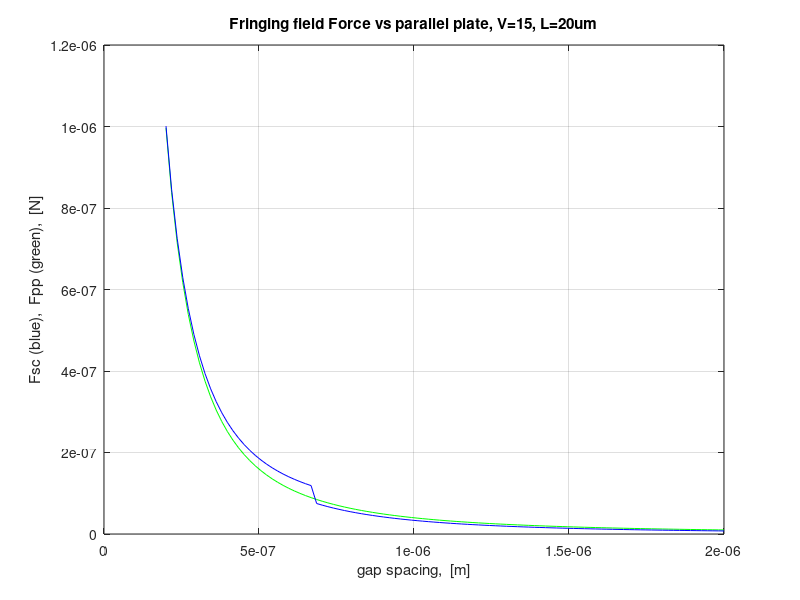
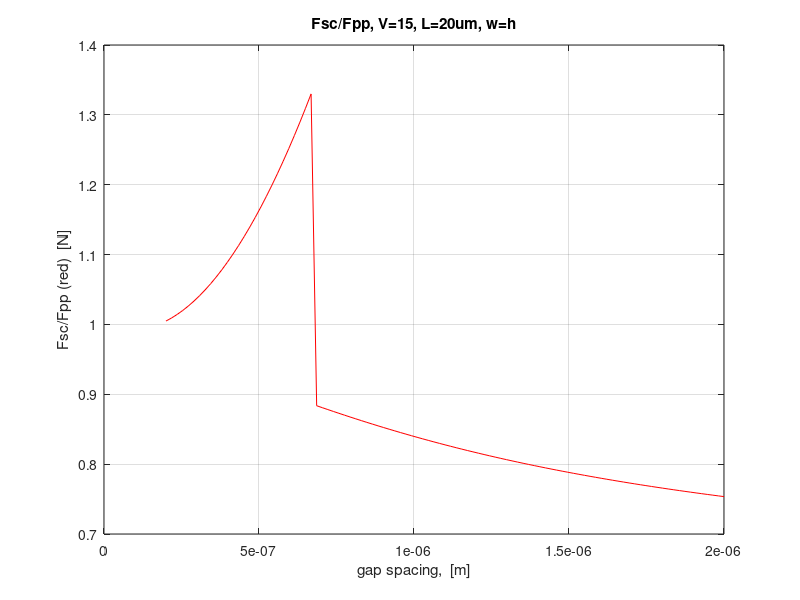

These figures' MATLAB source, in order:
function sc14
resolution=100;
xmax=1e-6;
dx=xmax/resolution;
i=0;


gmin=2e-6;
gmax=0.2e-6;
dg=(gmax-gmin)/resolution;

for g=gmin:dg:gmax
    
    i=i+1;
    %g=2e-6;

    Zx1=-1e-6;
    Zy=g;
    t=-0.5+eps;
    [t1,z1]=sc11(g,Zx1,Zy,t);

    Zx2=-eps;
    [t2,z2]=sc11(g,Zx2,Zy,t);
    
    e0=8.854e-12;
    h=20e-6;

    A=h*abs(Zx1-Zx2);
    Csc(i)=abs(e0*h/pi*log(t2/t1));
    Cpp(i)=A*e0/g;
    
    V=15;
    Fsc(i)=Csc(i)^2  * V^2 / (2*e0*A);
    Fpp(i)=Cpp(i)^2  * V^2 / (2*e0*A);
    Fpp(i)=1/2*A*e0* V^2 / g^2;

    x(i)=g;  
    
    Qsc(i)=Csc(i) * V;
    Qpp(i)=Cpp(i) * V;
end

figure(1);plot(x,2*Fpp,'g',x,2*Fsc,'b');title('Fringing field Force vs parallel plate, V=15, L=20um');ylabel('Fsc (blue),  Fpp (green),  [N]');xlabel('gap spacing,  [m]');grid on;
%figure(2);plot(x,-2*Fpp+2*Fsc,'r');title('fringing force minus parallel plate, V=15, L=20um, w=h');ylabel('Fsc-Fpp (red)  [N]');xlabel('gap spacing,  [m]');grid on;
figure(2);plot(x,Fsc./Fpp,'r');title('Fsc/Fpp, V=15, L=20um, w=h');ylabel('Fsc/Fpp (red)  [N]');xlabel('gap spacing,  [m]');grid on;
%figure(1);hold on;plot(rX,2*Fpp,'g',rX,2*Fsc,'b');

%figure(2);plot(X,Fpp,'g',X,Fsc,'b');title('Fringing field Force vs parallel plate');ylabel('Fsc (blue),  Fpp (green),  [N]');xlabel('length along plate,  [m]');grid on;
%figure(3);plot(X,Qpp,'g',X,Qsc,'b');title('Fringing field charge vs parallel plate');ylabel('Qsc (blue),  Qpp (green),  [C]');xlabel('length along plate,  [m]');grid on;

%figure(4);plot(0,0.011,'.w',1,t1,'o',2,t2,'o',3,t3,'o',4,t4,'o',5,-0.001,'.w');grid on;title('CPU times for total C, total F, total Q of fringing fields.');ylabel('time,  [seconds]');xlabel('Csc-blue, Fsc=green, Qsc=red, Cpp=cyan');
%figure(5);plot(0,0.011,'.w',1,t1,'o',2,t2,'o',3,t3,'o',4,t4,'o',6,-0.001,'.w',5,58,'o');grid on;title('CPU times for total C, total F, total Q of fringing fields.');ylabel('time,  [seconds]');xlabel('Csc-blue, Fsc=green, Qsc=red, Cpp=cyan, FEM=magenta');



%function sc11(gap,Zx,Zy,t)
%for gap closing actuator
%Zx and Zy are the physical coordinates
%The edge of the gap is on the right.
%t is the initial guess.

function [t,z]=sc11(g,Zx,Zy,t)
%By jvclark - May2002

%eg: sc11(2e-6,-1e-6,2e-6,-0.5)

S=g/pi;

t=-0.5;
z=Zx + sqrt(-1)*Zy;
[t]=fminsearch(@gap_type1,t,[],z,S);
z=S*(1+t+log(t));

function [error_squared] = gap_type1(t,z,S)
    error_magnifier=1e20;
    error_squared = error_magnifier*(z - S*(1 + t + log(t)))^2;

%[t]=fminsearch(   inline('(   (-1e-6 + sqrt(-1)*2e-6)     -(2e-6/pi)*(1+   (t)   +log(   (t)   )))^2'),  -0.5),  Z=(2e-6 / pi)*(1+t+log(t))
